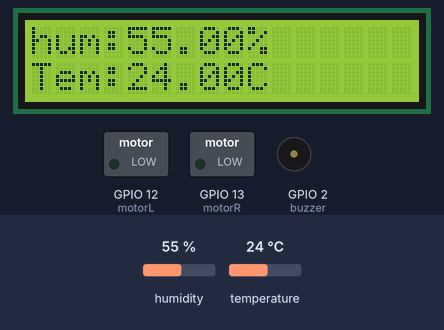
Bench run of a sketch on a simulated ESP32. Shown: 16×2 character LCD, switched loads named in the sketch (green lamp = pin HIGH), buzzer (waves = sounding, pin HIGH). Dashed ring = blinking. The inputs (shaded band) are chosen by the test bench; at power-on: temperature 24 °C, humidity 55 %. WiFi joins after 1.5 s; servers stay silent unless stated; what the sketch prints to the serial monitor is not drawn.

Above: at 2.8 s.
2.9 s: temperature set to 25.4 °C
At 4.1 s:
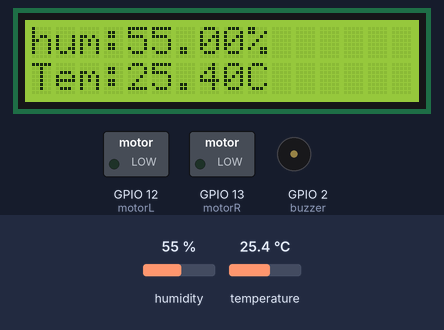
5.7 s: temperature set to 26.4 °C
At 9.4 s:
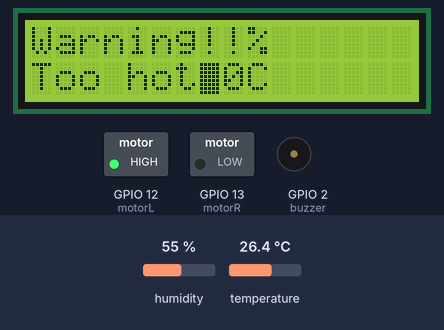
9.5 s: humidity set to 22 %
At 11.6 s:
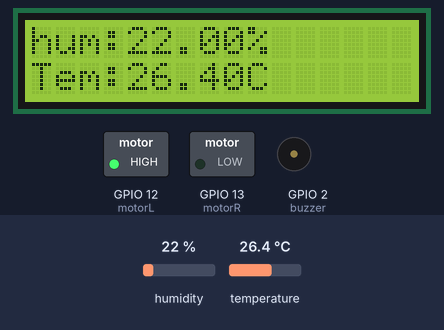
12.3 s: humidity set to 40 %
At 14.0 s:
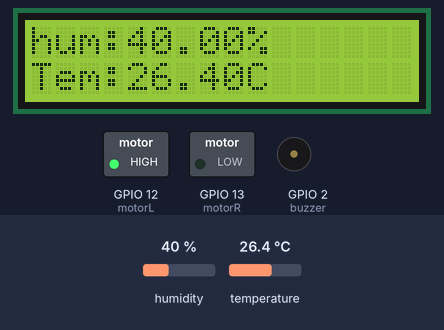
Timing chart, 0 to 16.1 s (numbered marks = the images above; inputs shaded):
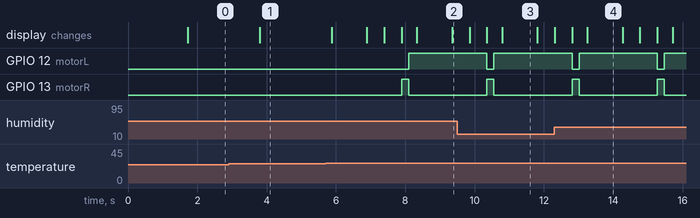

The sketch:

final_sensorinthebox.ino
```cpp
#include <Wire.h>
#include <LiquidCrystal_I2C.h>
#include "DHT.h"
#include <TridentTD_LineNotify.h>
#include "pitches.h"

//define for Line
#define SSID        "true_home2G_C9C"  // ชื่อไวไฟ
#define PASSWORD    "B4509C9C"  // รหัสไวไฟ
#define LINE_TOKEN  "zEsaNdL79AlPDZZ3yFo6Ry6HO3k3Ucu1fZ3uBDps0Fi"  // token line

//initial LED monitor
LiquidCrystal_I2C lcd(0x27,16,2);

//initial DHT22 sensor
#define DHTPIN 14 //(D5)
#define DHTTYPE DHT22

DHT dht(DHTPIN,DHTTYPE);
/*
DHT dht;
int dhtport = 14;
*/
//initial fan module
int motorL = 12; //(D6)
int motorR = 13; //(D7)

//initial sound module
int buzzer = 2; //(D4)
int melody[] = {
	REST, NOTE_D4,
  NOTE_G4, NOTE_AS4, NOTE_A4,
  NOTE_G4, NOTE_D5,
  NOTE_C5,
  NOTE_A4,
  NOTE_G4, NOTE_AS4, NOTE_A4,
  NOTE_F4, NOTE_GS4,
  NOTE_D4,
  NOTE_D4,

  NOTE_G4, NOTE_AS4, NOTE_A4,
  NOTE_G4, NOTE_D5,
  NOTE_F5, NOTE_E5,
  NOTE_DS5, NOTE_B4,
  NOTE_DS5, NOTE_D5, NOTE_CS5,
  NOTE_CS4, NOTE_B4,
  NOTE_G4,
  NOTE_AS4,

  NOTE_D5, NOTE_AS4,
  NOTE_D5, NOTE_AS4,
  NOTE_DS5, NOTE_D5,
  NOTE_CS5, NOTE_A4,
  NOTE_AS4, NOTE_D5, NOTE_CS5,
  NOTE_CS4, NOTE_D4,
  NOTE_D5,
  REST, NOTE_AS4,

  NOTE_D5, NOTE_AS4,
  NOTE_D5, NOTE_AS4,
  NOTE_F5, NOTE_E5,
  NOTE_DS5, NOTE_B4,
  NOTE_DS5, NOTE_D5, NOTE_CS5,
  NOTE_CS4, NOTE_AS4,
  NOTE_G4
};
int durations[] = {
	2, 4,
  4, 8, 4,
  2, 4,
  2,
  2,
  4, 8, 4,
  2, 4,
  1,
  4,

  4, 8, 4,
  2, 4,
  2, 4,
  2, 4,
  4, 8, 4,
  2, 4,
  1,
  4,

  2, 4,
  2, 4,
  2, 4,
  2, 4,
  4, 8, 4,
  2, 4,
  1,
  4, 4,

  2, 4,
  2, 4,
  2, 4,
  2, 4,
  4, 8, 4,
  2, 4,
  1
};


//line notify
bool noti = false;

//declare function
int isCold(float tem);
void fan_console(bool work);
void send_noti(bool notify);
void make_noise(bool work);

void setup() {

  //Serial monitor
  Serial.begin(115200);
  Serial.println("Hello");

  //LCD monitor
  lcd.begin();
  lcd.setCursor(0,0);
  lcd.print("Hello LCD");
  lcd.setCursor(2,1);
  lcd.print("- connected");
  lcd.clear();

  //connect to DHT22 sensor
  //dht.setup(dhtport);
  dht.begin();

  //connect sound module
  pinMode(buzzer, OUTPUT);
  //connect fan module
  pinMode(motorL, OUTPUT);
  pinMode(motorR, OUTPUT);

  //connect to WiFi
  WiFi.begin(SSID, PASSWORD);
  Serial.printf("WiFi connecting to %s\n",  SSID);
  while (WiFi.status() != WL_CONNECTED) {
    Serial.print(".");
    delay(400);
  }
  Serial.printf("\nWiFi connected\nIP : ");
  Serial.println(WiFi.localIP());

  //Line
  Serial.println(LINE.getVersion());

  LINE.setToken(LINE_TOKEN);
   /*
  LINE.notifySticker("Setup Hello",6359,11069861);
  */

  //attach interrupt

}

void loop() {
/*
  float humidity = dht.getHumidity();
  float temperature = dht.getTemperature();
  float farenheit = dht.toFahrenheit(temperature);
*/
  float humidity = dht.readHumidity();
  float temperature = dht.readTemperature();
  float farenheit = dht.readTemperature(true);

  if(isnan(humidity) || isnan(temperature) || isnan(farenheit))
  {
    Serial.println(F("Failed to read from DHT sensor!"));
    delay(1000);
    return;
  }
  else
  {
    lcd.noBlink();

    //output to serial
    //Serial.print(dht.getStatusString());
    Serial.print("\tHumidity : ");
    Serial.print(humidity,1);
    Serial.print("\t\tTemp C : ");
    Serial.print(temperature,1);
    Serial.println(farenheit, 1);

    lcd.setCursor(0, 0);
    lcd.print("hum:     ");
    lcd.setCursor(4, 0);
    lcd.print(humidity);
    lcd.setCursor(9, 0);
    lcd.print("%");
    lcd.setCursor(0, 1);
    lcd.print("Tem:     ");
    lcd.setCursor(4, 1);
    lcd.print(temperature);
    lcd.setCursor(9, 1);
    lcd.print("C");
    //delay(dht.getMinimumSamplingPeriod());
    delay(1000);

    int temp_now = isCold(temperature);

    if(temp_now == 1)
    {
      //too cold
      lcd.clear();
      //line notify
      //send_noti(noti,"หนาวมาก หนังสือกำลังจะถูกแช่",2);
      fan_console(false);
      //make_noise(true);
    }
    else if(temp_now == 2)
    {
      //normal temp

      //output to LCD

      noti = false;
      fan_console(false);
      //make_noise(false);
    }
    else if(temp_now == 3)
    {
      //too hot
      lcd.clear();
      //line notify
      //send_noti(noti,"อากาศร้อน หนังสือกำลังจะละลาย",1);
      fan_console(true);
      //make_noise(true);
    }
  }


}

int isCold(float tem)
{
  //temperater in Celcius
  if(tem < 20.0)
  {
    //lcd output
    lcd.clear();
    lcd.setCursor(0, 0);
    lcd.print("Warning!!");
    lcd.setCursor(0, 1);
    lcd.print("Too cold");

    /*lcd.blink();
    delay(3000);*/
    lcd.clear();

    //sound module

    //abnormal
    return 1;
  }
  else if (tem > 26.0)
  {
    //lcd output
    lcd.setCursor(0, 0);
    lcd.print("Warning!!");
    lcd.setCursor(0, 1);
    lcd.print("Too hot");

    lcd.blink();
    delay(500);
    lcd.noBlink();
    delay(500);

    //sound module

    //abnormal
    return 3;
  }
  else
  {
    //normal
    lcd.noBlink();
    return 2;
  }

}

void fan_console(bool work)
{
  if(work)
  {
    digitalWrite(motorL, LOW);
    digitalWrite(motorR, HIGH);
    delay(200);
    digitalWrite(motorL, HIGH);
    digitalWrite(motorR, LOW);
    delay(200);
  }
  else
  {
    digitalWrite(motorR, LOW);
    digitalWrite(motorR, LOW);
  }
}

void send_noti(bool notify, String mes,int hoc)
{
  if(!notify & hoc == 1)
  {
    //hot
    LINE.notifySticker(mes,11539,52114142);
    noti = true;
  }
  else if(!notify & hoc ==2)
  {
    //cold
    LINE.notifySticker(mes,789,10894);
    noti = true;
  }
}

void make_noise(bool work)
{
  if(work)
  {
    int size = sizeof(durations) / sizeof(int);
    for (int note = 0; note < size; note++)
    {
      int duration = 1000 / durations[note];
      tone(buzzer, melody[note], duration);

      int pauseBetweenNotes = duration * 1.30;
      delay(pauseBetweenNotes);
      noTone(buzzer);
    }
  }
  else
  {
    noTone(buzzer);
  }
}
```

Measured:
- the behaviour switches between 26 and 26.1 °C on temperature (found by bisection; images 1 and 2)
- after the input at 2.9 s, the display: changes after 0.90 s (image 1)
- after the input at 5.7 s, GPIO 12 (motorL): LOW → HIGH after 2.4 s; GPIO 13 (motorR): LOW → HIGH after 2.2 s, → LOW 0.20 s later; the display: first changes after 0.18 s (image 2 shows a later state)
- what the display in image 3 shows lasts 1.0 s, from 10.8 s to 11.8 s
